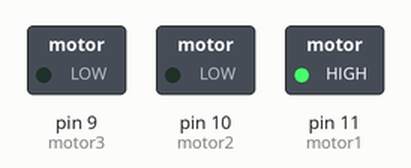
Recording of a sketch running on a simulated Arduino Uno, built with avr-gcc and run on an emulated ATmega328P. Shown: switched loads named in the sketch (green lamp = pin HIGH).

Above: at 2.5 s.
At 7.5 s:
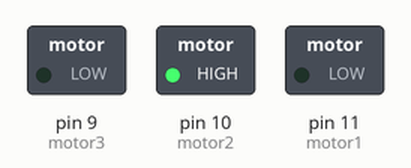
At 12.5 s:
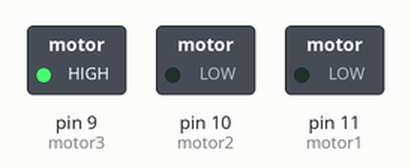
At 16.5 s:
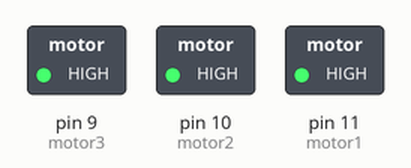
At 20.5 s:
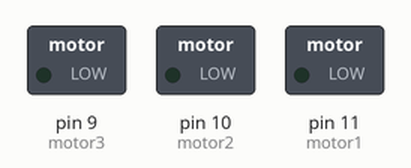
Timing chart, 0 to 29.9 s (numbered marks = the images above):
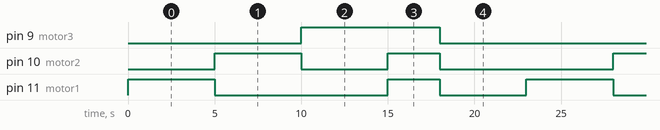

The sketch:

TestPumpe.ino
```cpp
const int motor1 = 11; //LED connected to digital pin 10
const int motor2 = 10;
const int motor3 = 9;


void setup()
{
  Serial.begin(9600);
  pinMode(motor1, OUTPUT); //sets the digital pin as output
  pinMode(motor2, OUTPUT); //sets the digital pin as output
  pinMode(motor3, OUTPUT); //sets the digital pin as output
}

void loop()
{
  digitalWrite(motor1, HIGH); //turns the LED on
  delay(5000);
  digitalWrite(motor1, LOW);

  digitalWrite(motor2, HIGH); //turns the LED on
  delay(5000);
  digitalWrite(motor2, LOW);

  digitalWrite(motor3, HIGH); //turns the LED on
  delay(5000);
  digitalWrite(motor3, LOW);

  digitalWrite(motor1, HIGH); //turns the LED on
  digitalWrite(motor2, HIGH); //turns the LED on
  digitalWrite(motor3, HIGH); //turns the LED on
  delay(3000);


  digitalWrite(motor1, LOW);
  digitalWrite(motor2, LOW);
  digitalWrite(motor3, LOW);


  delay(5000);
}
```

Measured:
- by itself, pin 9 (motor3): alternates HIGH for 8.0 s and LOW for 15.0 s
- by itself, pin 10 (motor2): repeats every 23.0 s: LOW 5.0 s, HIGH 3.0 s, LOW 10.0 s, HIGH 5.0 s
- by itself, pin 11 (motor1): repeats every 23.0 s: LOW 10.0 s, HIGH 3.0 s, LOW 5.0 s, HIGH 5.0 s
